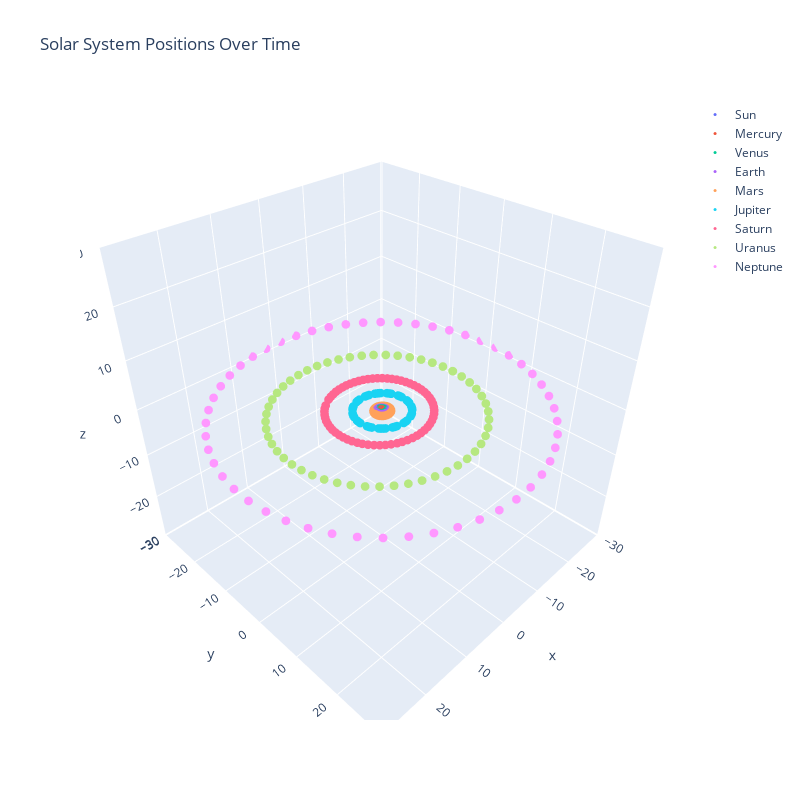

Notebook code for this chart:
### Code cell
import numpy as np
import plotly.graph_objects as go
from plotly.subplots import make_subplots

# Assuming 'orbits' is an array with shape (9, 64, 3) where the first dimension is for celestial bodies
# and 'celestial_names' is a list of names corresponding to these bodies

# Calculate min and max for each axis
x_min, y_min, z_min = np.min(orbits[..., 0]), np.min(orbits[..., 1]), np.min(orbits[..., 2])
x_max, y_max, z_max = np.max(orbits[..., 0]), np.max(orbits[..., 1]), np.max(orbits[..., 2])

# Calculate midpoints
mid_x = (x_max + x_min) / 2
mid_y = (y_max + y_min) / 2
mid_z = (z_max + z_min) / 2

# Calculate the maximum range to set the same scale for x, y, z
max_range = max(x_max - x_min, y_max - y_min, z_max - z_min)

# Create the 3D subplot
fig = make_subplots(rows=1, cols=1, specs=[[{'type': 'scatter3d'}]])

# Update layout according to calculated range and midpoint
fig.update_layout(
    width=800,
    height=800,
    title_text="Solar System Positions Over Time",
    scene=dict(
        xaxis=dict(range=[mid_x - max_range/2, mid_x + max_range/2]),
        yaxis=dict(range=[mid_y - max_range/2, mid_y + max_range/2]),
        zaxis=dict(range=[mid_z - max_range/2, mid_z + max_range/2]),
        aspectmode='cube'
    )
)

# Add traces for each celestial body
for idx, name in enumerate(celestial_names):
    fig.add_trace(go.Scatter3d(
        x=orbits[idx, :, 0],  # X coordinates for this celestial body
        y=orbits[idx, :, 1],  # Y coordinates
        z=orbits[idx, :, 2],  # Z coordinates
        mode="markers",
        marker=dict(size=3),
        name=name
    ))

fig.show()
